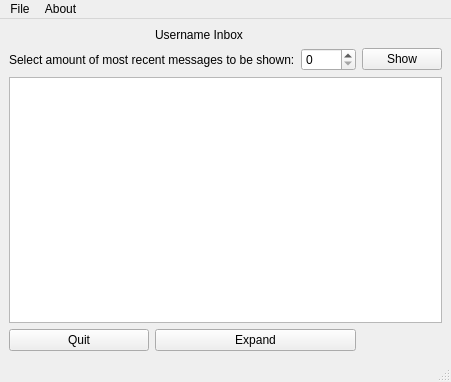
<?xml version="1.0" encoding="UTF-8"?>
<ui version="4.0">
 <class>MainWindow</class>
 <widget class="QMainWindow" name="MainWindow">
  <property name="geometry">
   <rect>
    <x>0</x>
    <y>0</y>
    <width>451</width>
    <height>382</height>
   </rect>
  </property>
  <property name="windowTitle">
   <string>MainWindow</string>
  </property>
  <widget class="QWidget" name="centralwidget">
   <layout class="QGridLayout" name="gridLayout">
    <item row="0" column="1" colspan="2">
     <widget class="QLabel" name="label_2">
      <property name="text">
       <string>Username Inbox</string>
      </property>
     </widget>
    </item>
    <item row="1" column="0" colspan="2">
     <widget class="QLabel" name="label">
      <property name="text">
       <string>Select amount of most recent messages to be shown:</string>
      </property>
     </widget>
    </item>
    <item row="1" column="2">
     <widget class="QSpinBox" name="spinBox"/>
    </item>
    <item row="1" column="3">
     <widget class="QPushButton" name="showButton">
      <property name="text">
       <string>Show</string>
      </property>
     </widget>
    </item>
    <item row="2" column="0" colspan="4">
     <widget class="QTableView" name="tableView"/>
    </item>
    <item row="3" column="0">
     <widget class="QPushButton" name="quitButton">
      <property name="text">
       <string>Quit</string>
      </property>
     </widget>
    </item>
    <item row="3" column="1" colspan="2">
     <widget class="QPushButton" name="expandButton">
      <property name="text">
       <string>Expand</string>
      </property>
     </widget>
    </item>
   </layout>
  </widget>
  <widget class="QMenuBar" name="menubar">
   <property name="geometry">
    <rect>
     <x>0</x>
     <y>0</y>
     <width>451</width>
     <height>22</height>
    </rect>
   </property>
   <widget class="QMenu" name="menuNew_mail">
    <property name="title">
     <string>File</string>
    </property>
    <addaction name="separator"/>
    <addaction name="action_mail"/>
    <addaction name="separator"/>
    <addaction name="action_Inbox"/>
    <addaction name="actionOutbox"/>
    <addaction name="separator"/>
    <addaction name="actionLogout"/>
   </widget>
   <widget class="QMenu" name="menuAbout">
    <property name="title">
     <string>About</string>
    </property>
    <addaction name="actionSource_code"/>
    <addaction name="actionPresentation"/>
   </widget>
   <addaction name="menuNew_mail"/>
   <addaction name="menuAbout"/>
  </widget>
  <widget class="QStatusBar" name="statusbar"/>
  <action name="action_mail">
   <property name="text">
    <string>New mail</string>
   </property>
  </action>
  <action name="action_Inbox">
   <property name="text">
    <string>Inbox</string>
   </property>
  </action>
  <action name="actionOutbox">
   <property name="text">
    <string>Outbox</string>
   </property>
  </action>
  <action name="actionSource_code">
   <property name="text">
    <string>Source code</string>
   </property>
  </action>
  <action name="actionPresentation">
   <property name="text">
    <string>Presentation</string>
   </property>
  </action>
  <action name="actionLogout">
   <property name="text">
    <string>Logout</string>
   </property>
  </action>
 </widget>
 <resources/>
 <connections/>
</ui>
